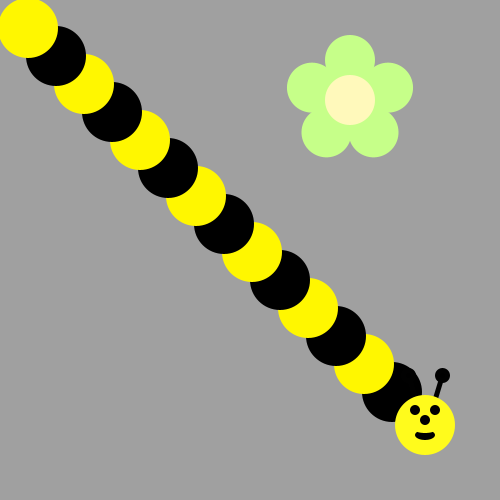
Frame 1 (no input)
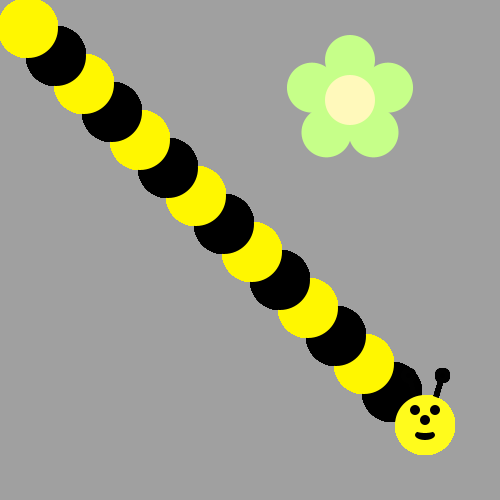
Frame 60 (the mouse pressed at the canvas centre just before this capture)
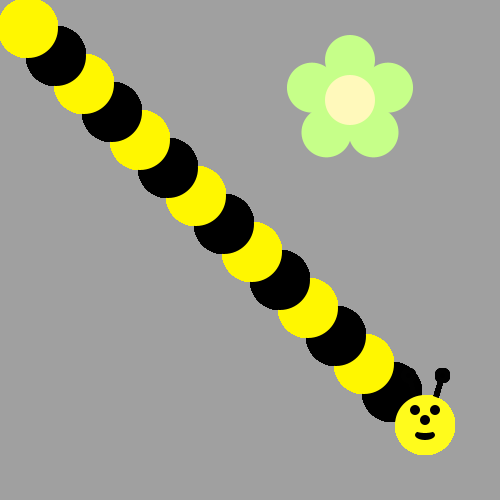
Frame 120 (the mouse held since frame 60 and released just before this capture)

The Processing sketch that drew these frames (run headless with seeded random() and noise(); from frame 60 on, the mouse is pressed at the canvas centre):

// Processing sketch: bumble_bee
// ── bumble_bee.pde
void draw() {
/*Use a loop to make a body for the Bee!
Then put his head on using drawBeeFace(x,y)
Use Modulo to make the colors alternate 
*/
for(int i = 14; i > 0; i--){
if (i % 2 == 0){
  fill(#000000);
}else{
fill(#FFF700);
}
  ellipse(i * 28,i * 28,60,60);
  
  
  
  
}

drawBeeFace(425,425);



}


void drawFlower(int x, int y) {
     noStroke();
     translate(x, y);
     // draw 5 petals, rotating after each one
     fill(#c6ff89);      // green
      for (int i = 0; i < 5; i++) {
           ellipse(0, -40, 50, 50);
          rotate(radians(72));
     }
     fill(#fff9bb); // light yellow
     ellipse(0, 0, 50, 50);
} 
void drawBeeFace(int BeeFaceX, int BeeFaceY) {
     noStroke();
     fill(0, 0, 0);
     stroke(1);
     strokeWeight(5);
     line(BeeFaceX-10, BeeFaceY-27, BeeFaceX-17, BeeFaceY-50);
     line(BeeFaceX+10, BeeFaceY-27, BeeFaceX+17, BeeFaceY-50);
     ellipse(BeeFaceX-17, BeeFaceY-50, 10, 10);
     ellipse(BeeFaceX+17, BeeFaceY-50, 10, 10);
     noStroke();
     fill(255, 251, 28);
     ellipse(BeeFaceX, BeeFaceY, 60, 60); // face
     fill(255, 237, 209);
     fill(0,0,0);
      ellipse(BeeFaceX-10, BeeFaceY-15, 10, 10); // eyes
     ellipse(BeeFaceX+10, BeeFaceY-15, 10, 10);
      ellipse(BeeFaceX, BeeFaceY-5, 10, 10); // nose
      ellipse(BeeFaceX, BeeFaceY+10, 20, 10);// mouth
     fill(255, 251, 28);
     ellipse(BeeFaceX, BeeFaceY+5, 20, 6);
}

void setup() {
     ellipseMode(CENTER);
     size(500, 500);
     background(160, 160, 160);
      drawFlower(350, 100);
}
